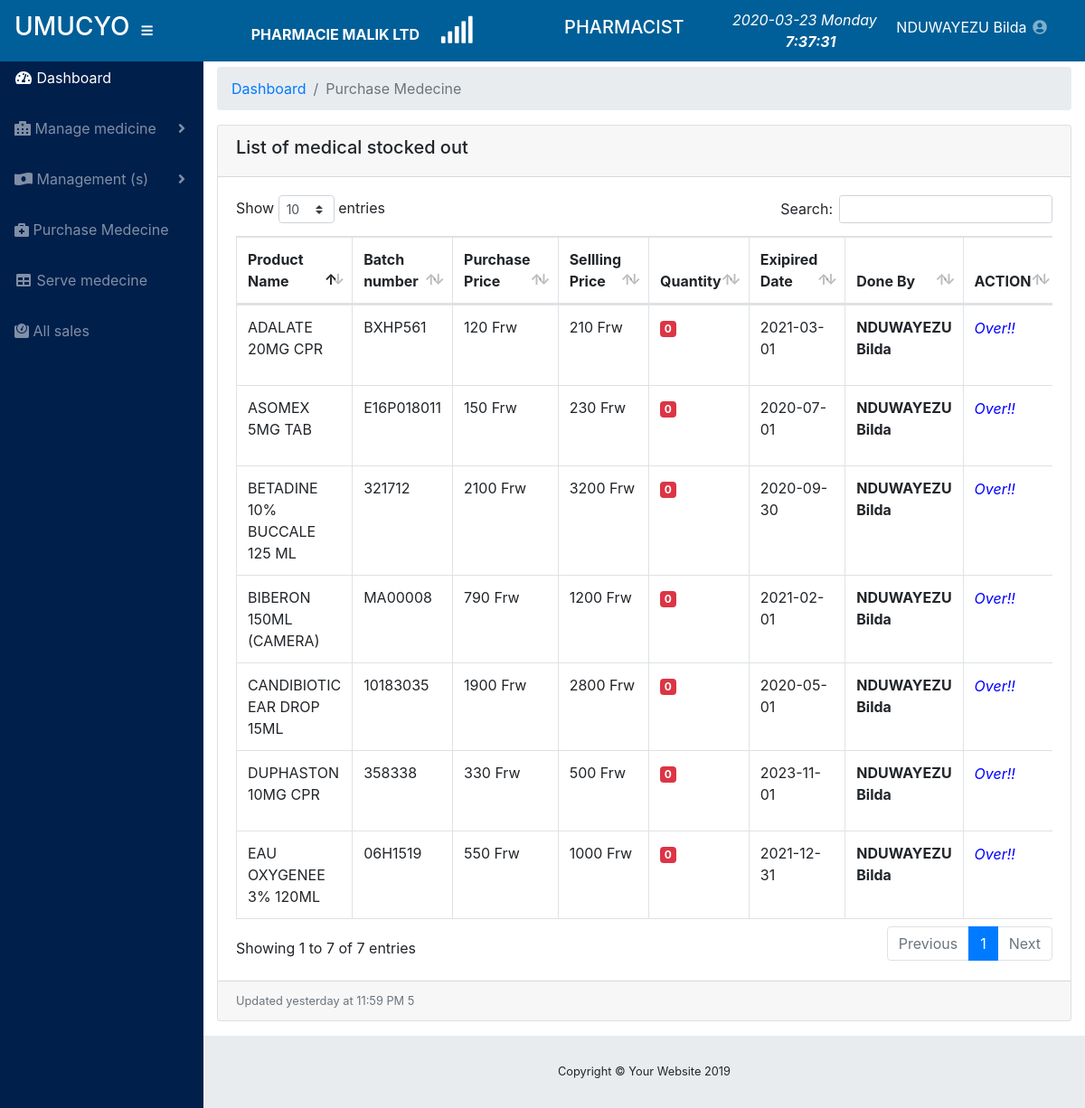
The app's page /medecine_stock_out.php (signed in) with its own data.
### tables this page shows
CREATE TABLE `phar_branch` (
  `branch_ID` int(11) NOT NULL,
  `branch_name` varchar(60) NOT NULL,
  `institution_code` varchar(45) NOT NULL,
  `branch_province` varchar(60) NOT NULL,
  `brannch_district` varchar(60) NOT NULL,
  `branch_region` varchar(60) NOT NULL,
  `inserted_user` varchar(60) NOT NULL,
  `inserted_date` date NOT NULL,
  `branch_status` enum('0','1') NOT NULL DEFAULT '0'
);

CREATE TABLE `user_role` (
  `role_id` int(11) NOT NULL,
  `role_name` varchar(45) NOT NULL,
  `institution_code` varchar(45) NOT NULL,
  `reg_date` date NOT NULL
);

CREATE TABLE `purchase_medical_product` (
  `purchase_ID` int(11) NOT NULL,
  `product_name` varchar(45) NOT NULL,
  `purchase_price` float NOT NULL,
  `selling_price` float NOT NULL,
  `product_category` varchar(45) NOT NULL,
  `medical_source` int(11) NOT NULL,
  `batch_number` varchar(50) NOT NULL,
  `product_quantity` float NOT NULL,
  `user_id` int(11) NOT NULL,
  `branch_ID` int(11) NOT NULL,
  `institution_code` varchar(45) NOT NULL,
  `expired_date` date NOT NULL,
  `purchase_date` date NOT NULL,
  `purchase_status` int(11) NOT NULL,
  `expired_qty` varchar(45) DEFAULT NULL
);

CREATE TABLE `medical_product` (
  `product_ID` int(11) NOT NULL,
  `product_Nmae` varchar(50) NOT NULL,
  `category` varchar(45) NOT NULL,
  `branch_ID` int(11) NOT NULL,
  `institution_code` varchar(45) NOT NULL,
  `register_date` date NOT NULL,
  `product_status` int(11) NOT NULL
);

### medecine_stock_out.php (the view, shortened to what this page needs)
<?php
    include('includes/head_tag.php');
    include('database_connection.php');
?>
</head>
<body id="page-top">
  <?php include('includes/menu.php');
?>
    <div id="content-wrapper" style="">
      <div class="container-fluid">
        <ol class="breadcrumb">
          <li class="breadcrumb-item">
            <a href="home">Dashboard</a>
          </li>
          <li class="breadcrumb-item active">Purchase Medecine</li>
        </ol>
  <div class="card mb-3">
    <div class="card-header">
      <h5>List of medical stocked out</h5>
      </div>
    <div class="card-body">
      <div class="table-responsive">
        <table class="table table-bordered" id="dataTable" cellspacing="0">
           <thead>
          <tr>
              <th>Product Name</th>
              <th>Batch number</th>
              <th>Purchase Price</th>
              <th>Sellling Price</th>
              <th>Quantity</th>
              <th>Exipired Date</th>
              <th>Done By</th>
              <th>ACTION</th>
            </tr>
          </thead>
          <tbody style="padding: 0px;">
            <?php
       if($_SESSION['role_id'] == 3){
        $sql = "SELECT *,sum(product_quantity) as quantity FROM `purchase_medical_product`
        INNER JOIN `medical_product` ON purchase_medical_product.product_name = medical_product.product_ID
        INNER JOIN `login` ON purchase_medical_product.user_id = login.user_id
        WHERE purchase_medical_product.institution_code = '$_SESSION[institution_code]'
        AND purchase_medical_product.purchase_status ='1'
        GROUP BY purchase_medical_product.product_name";
        $query = $conn->query($sql);
       }else{
        $sql = "SELECT *,sum(product_quantity) as quantity FROM `purchase_medical_product`INNER JOIN `medical_product` ON purchase_medical_product.product_name = medical_product.product_ID
        INNER JOIN `login` ON purchase_medical_product.user_id = login.user_id
        WHERE purchase_medical_product.institution_code = '$_SESSION[institution_code]'
        AND purchase_medical_product.purchase_status ='1' GROUP by purchase_medical_product.product_name";
        $query = $conn->query($sql);
       }
        while($row = $query->fetch_assoc()){
          $product_name       = $row['product_Nmae'];
          $expired            = $row['expired_date'];
          $user               = $row['first_name']." ".$row['last_name'];
          $batch              = $row['batch_number'];
          $quantity_purchase  = $row['quantity'];
          $selling_price      = $row['selling_price'];
          $purhase_price     = $row['purchase_price'];
            if($quantity_purchase < 5){
            $quantity_view = "<span class='badge badge-danger'> $quantity_purchase </span>";
            }else{
              $quantity_view = "<span class='badge badge-info'> $quantity_purchase </span>";
            }
            if ($quantity_purchase > 0 ) {
              continue;
            }
           ?>
            <tr>
              <td>
                <?php echo $product_name; ?>
              </td>
              <td>
                <?php echo $batch; ?>
              </td>
              <td>
                <?php echo $purhase_price." Frw"; ?>
              </td>
              <td>
                <?php echo $selling_price." Frw"; ?>
              </td>
              <td>
                <?php echo $quantity_view; ?>
              </td>
              <td>
                <?php echo $expired; ?>
              </td>
              <td><p class="pull-left"><b><?php echo $user; ?></b></p></td>
              <td>
                <?php
                   echo '<i style="float:left; color:blue;margin-top:1%; ">Over!!</i>';
                  ?>
              </td>
            </tr>
        </div>
			<?php }  ?>
          <div class="card-footer small text-muted">Updated yesterday at 11:59 PM
          <?php echo $_SESSION['branch']; ?></div>
      <footer class="sticky-footer">
        <div class="container my-auto">
          <div class="copyright text-center my-auto">
            <span>Copyright © Your Website 2019</span>
          </div>
        </div>
      </footer>
</body>
</html>

### includes/menu.php (shortened to what this page needs)
<?php
include('includes/config.php');
$sql_priv = "SELECT * FROM `user_privilegies` WHERE role_id ='$_SESSION[role_id]'";
$result = $conn->query($sql_priv);
$rows = $result->fetch_assoc();
$sql_role = "SELECT * FROM `user_role` WHERE role_id ='$_SESSION[role_id]'";
$result = $conn->query($sql_role);
$row_roleName = $result->fetch_assoc();
$role_name = $row_roleName['role_name'];
$sql = "SELECT * FROM `phar_branch` WHERE branch_ID = '$_SESSION[branch]'";
$result = $conn->query($sql);
$row = $result->fetch_object();
$branch_name = $row->branch_name;
?>
<nav class="navbar navbar-expand navbar-dark navbar-fixed-top fixed-top" style="background-color: #005f98; margin-bottom: auto;" >
    <a class="navbar-brand mr-1" href="home">
      <h3>UMUCYO</h3>
    </a>
    <button class="btn btn-link btn-sm text-white order-1 order-sm-0" id="sidebarToggle" href="#">
      <i class="fas fa-bars"></i>
    </button>
    <a  href="" id=""  aria-expanded="false">
          <span style="color: #FFF;margin-left:100px;"><b><?php echo $branch_name; ?></b>
            &nbsp;&nbsp;&nbsp;&nbsp;<i id="demo"></i></span>
        </a>
<h5 style="margin-left: 100px; color: #fff;"><?php echo $role_name; ?></h5>
    <div class="d-none d-md-inline-block form-inline ml-auto mr-0 mr-md-3 my-2 my-md-0">
    <ul class="navbar-nav ml-auto ml-md-0 my-2 my-md-0">
             <i class="" style="color: #FFF;">
        <?php echo date("Y-m-d")."  ". date("l"); ?>&nbsp;&nbsp;&nbsp;
      <strong><label id="timer"></label></strong>
      </i>
      <li class="nav-item dropdown no-arrow">
        <a class="nav-link dropdown-toggle" href="#" id="userDropdown" role="button" data-toggle="dropdown" aria-haspopup="true" aria-expanded="false">
          <span style="color: #FFF;"><?php echo $_SESSION['first_name']." ".$_SESSION['last_name']; ?></span>
          <i class="fas fa-user-circle fa-fw"></i>
        </a>
      </li>
    </ul>
  </div>
  </nav>
  <br><br>
<div id="wrapper" style="margin-top: 10px;" >
    <ul class="sidebar navbar-nav"style="background-color: #011f4b;">
      <li class="nav-item active">
        <a class="nav-link" href="home">
          <i class="fas fa-fw fa-tachometer-alt"></i>
          <span>Dashboard</span>
        </a>
      </li>
      <?php if($_SESSION['role_id']== 1){ ?>
      <li class="nav-item">
        <a class="nav-link" href="phar_institution">
        <i class="fas fa-fw fa-table"></i>
          <span>System Backup</span></a>
      </li>
      <li class="nav-item">
        <a class="nav-link" href="phar_institution">
        <i class="fas fa-fw fa-table"></i>
          <span>Pharmacy Institution</span></a>
      </li>
      <?php } if($rows['acc_privilegie']== 1 || $_SESSION['role_id']== 1){ ?>
      <li class="nav-item">
        <a class="nav-link" href="pharmacy_privilegie">
        <i class="fas fa-fw fa-table"></i>
          <span>Access Right</span></a>
      </li>
      <?php } if($rows['acc_medecine']== 1 || $_SESSION['role_id']== 1){ ?>
      <li class="nav-item dropdown">
        <a class="nav-link dropdown-toggle" href="#" id="pagesDropdown" role="button" data-toggle="dropdown" aria-haspopup="true" aria-expanded="false">
          <i class="fas fa-hospital-alt"></i>
          <span>Manage medicine</span>
        </a>
        </li>
      <?php } if($rows['acc_management']== 1 || $_SESSION['role_id']== 1){ ?>
          <li class="nav-item dropdown">
        <a class="nav-link dropdown-toggle" href="#" id="pagesDropdown" role="button" data-toggle="dropdown" aria-haspopup="true" aria-expanded="false">
          <i class="fas fa-money-bill-wave-alt"></i>
          <span>Management (s)</span>
        </a>
      </li>
      <?php  } if($rows['acc_purchased']== 1 || $_SESSION['role_id']== 1){ ?>
      <li class="nav-item">
        <a class="nav-link" href="medecine_purchase">
        <i class="fas fa-briefcase-medical"></i>
          <span>Purchase Medecine</span></a>
      </li>
      <?php } if($rows['acc_to_serve']== 1 || $_SESSION['role_id']== 1){ ?>
      <li class="nav-item">
        <a class="nav-link" href="medecine">
        <i class="fas fa-fw fa-table"></i>
          <span>Serve medecine</span></a>
      </li>
      <?php } if($rows['acc_branches']== 1 || $_SESSION['role_id']== 1){ ?>
      <?php } if($rows['acc_all_served']== 1 || $_SESSION['role_id']== 1){ ?>
      <li class="nav-item">
        <a class="nav-link" href="all_sales">
          <i class="fas fa-weight"></i>
          <span>All sales</span></a>
      </li>
      <?php } if($rows['acc_manager_report']== 1 || $_SESSION['role_id']== 1){ ?>
      <li class="nav-item">
        <a class="nav-link" href="financialreport">
          <i class="fas fa-file"></i>
          <span>Reporting</span></a>
      </li>
      <?php } if($rows['acc_pharmacy_user']== 1 || $_SESSION['role_id']== 1){ ?>
     <li class="nav-item">
        <a class="nav-link" href="pharmacy_users">
          <i class="fas fa-users"></i>
          <span>Staff</span>
        </a>
      </li>
      <?php } if($rows['acc_transaction']== 1 || $_SESSION['role_id']== 1){ ?>
      <li class="nav-item">
        <a class="nav-link" href="checkout">
          <i class="fas fa-users"></i>
          <span>TRANSACTION</span>
        </a>
      </li>
      <?php }  ?>
    </ul>

### records on screen
phar_branch: branch_name "PHARMACIE MALIK LTD"
user_role: role_name "PHARMACIST"
purchase_medical_product: medical_product.product_Nmae "ASOMEX 5MG TAB", batch_number "E16P018011", purchase_price "150", selling_price "230", quantity_purchase "0", expired_date "2020-07-01", user.last_name "NDUWAYEZU Bilda"
purchase_medical_product: medical_product.product_Nmae "BETADINE 10% BUCCALE 125 ML", batch_number "321712", purchase_price "2100", selling_price "3200", quantity_purchase "0", expired_date "2020-09-30", user.last_name "NDUWAYEZU Bilda"
purchase_medical_product: medical_product.product_Nmae "BIBERON 150ML (CAMERA)", batch_number "MA00008", purchase_price "790", selling_price "1200", quantity_purchase "0", expired_date "2021-02-01", user.last_name "NDUWAYEZU Bilda"
purchase_medical_product: medical_product.product_Nmae "CANDIBIOTIC EAR DROP 15ML", batch_number "10183035", purchase_price "1900", selling_price "2800", quantity_purchase "0", expired_date "2020-05-01", user.last_name "NDUWAYEZU Bilda"
purchase_medical_product: medical_product.product_Nmae "ADALATE 20MG CPR", batch_number "BXHP561", purchase_price "120", selling_price "210", quantity_purchase "0", expired_date "2021-03-01", user.last_name "NDUWAYEZU Bilda"
purchase_medical_product: medical_product.product_Nmae "DUPHASTON 10MG CPR", batch_number "358338", purchase_price "330", selling_price "500", quantity_purchase "0", expired_date "2023-11-01", user.last_name "NDUWAYEZU Bilda"
purchase_medical_product: medical_product.product_Nmae "EAU OXYGENEE 3% 120ML", batch_number "06H1519", purchase_price "550", selling_price "1000", quantity_purchase "0", expired_date "2021-12-31", user.last_name "NDUWAYEZU Bilda"

### other values on screen
$_SESSION['first_name'] "NDUWAYEZU"
$_SESSION['last_name'] "Bilda"
$_SESSION['branch'] "5"
